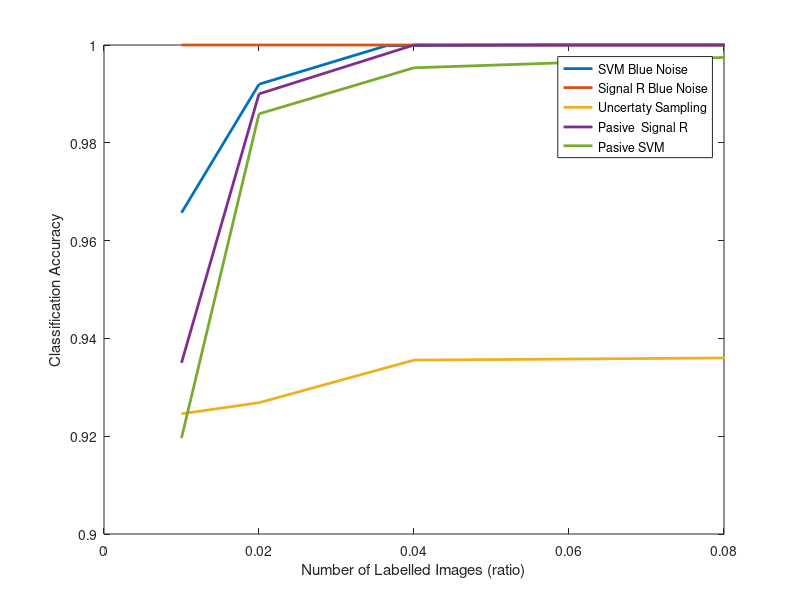

Write MATLAB code to recreate this figure.
clc 
clear all
close all
load errors_density_SVM_BN
dd=average_density;
plot(dd,1-(EE),'linewidth',2);
xlabel('Number of Labelled Images (ratio)')
ylabel('Classification Accuracy')

hold on 
load errors_density_Signal_reconstrtuction
dd=average_density;
plot(dd,1-(EE),'linewidth',2);

hold on 
load 1errors_density_RANDOM_ACTIVE_SVM
dd=average_density;
plot(dd,1-(EE),'linewidth',2);
hold on 

hold on 
load ERROR_SR_RAND
plot(dd,1-(EE),'linewidth',2);

load ER_RAND_SVM
dd=average_density;
plot(dd,1-(EE),'linewidth',2);


legend('SVM Blue Noise','Signal R Blue Noise' ,'Uncertaty Sampling','Pasive  Signal R','Pasive SVM')
hold off
xlim([0 0.08])